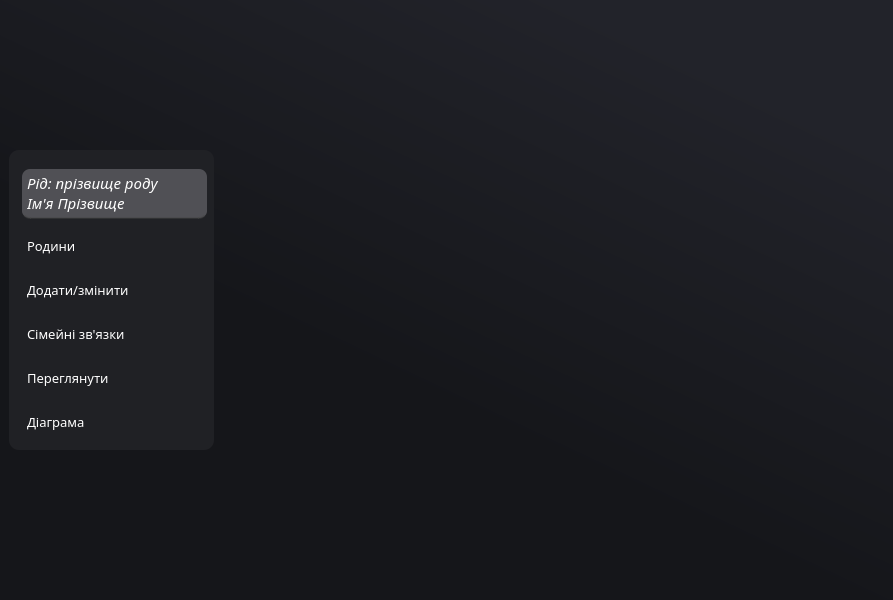
<?xml version="1.0" encoding="UTF-8"?>
<ui version="4.0">
 <class>MainWindow</class>
 <widget class="QMainWindow" name="MainWindow">
  <property name="geometry">
   <rect>
    <x>0</x>
    <y>0</y>
    <width>893</width>
    <height>600</height>
   </rect>
  </property>
  <property name="minimumSize">
   <size>
    <width>845</width>
    <height>600</height>
   </size>
  </property>
  <property name="windowTitle">
   <string>Family Tree</string>
  </property>
  <property name="windowIcon">
   <iconset>
    <normaloff>Icons/family_tree.png</normaloff>Icons/family_tree.png</iconset>
  </property>
  <property name="styleSheet">
   <string notr="true">QMainWindow {
	background-color: qlineargradient(spread:pad, x1:0, y1:1, x2:0.682, y2:0.0340909, stop:0.465909 rgba(21, 22, 26, 255), stop:1 rgba(34, 35, 42, 255));
}</string>
  </property>
  <widget class="QWidget" name="centralwidget">
   <layout class="QHBoxLayout" name="horizontalLayout">
    <item>
     <widget class="QGroupBox" name="verticalGroupBox">
      <property name="minimumSize">
       <size>
        <width>205</width>
        <height>300</height>
       </size>
      </property>
      <property name="maximumSize">
       <size>
        <width>0</width>
        <height>300</height>
       </size>
      </property>
      <property name="styleSheet">
       <string notr="true">QGroupBox {
	background-color: rgb(32, 33, 37);
	border-radius: 10px;
	border: none;
}</string>
      </property>
      <property name="title">
       <string/>
      </property>
      <property name="alignment">
       <set>Qt::AlignCenter</set>
      </property>
      <layout class="QVBoxLayout" name="verticalLayout" stretch="0,0,0,0,0,0">
       <property name="sizeConstraint">
        <enum>QLayout::SetDefaultConstraint</enum>
       </property>
       <property name="leftMargin">
        <number>10</number>
       </property>
       <property name="topMargin">
        <number>10</number>
       </property>
       <property name="rightMargin">
        <number>10</number>
       </property>
       <property name="bottomMargin">
        <number>5</number>
       </property>
       <item>
        <widget class="QPushButton" name="pushButton_1">
         <property name="enabled">
          <bool>true</bool>
         </property>
         <property name="minimumSize">
          <size>
           <width>185</width>
           <height>50</height>
          </size>
         </property>
         <property name="maximumSize">
          <size>
           <width>0</width>
           <height>50</height>
          </size>
         </property>
         <property name="font">
          <font>
           <family>Corbel</family>
           <pointsize>11</pointsize>
           <italic>true</italic>
          </font>
         </property>
         <property name="styleSheet">
          <string notr="true">QPushButton {
	text-align: left;
	background-color: rgb(80, 80, 85);
	border-bottom: 2px solid rgba(70, 70, 70, 110);
	border-radius: 8px;
	padding: 5px;
	color: white;
}

QPushButton:hover {
	background-color: #00c580;
	border: none;
	float: right;
	padding: 5px;
	border-bottom: 2px solid rgba(38, 127, 51, 130);
}

QPushButton:pressed {
	background-color: rgb(0, 136, 86);
}</string>
         </property>
         <property name="text">
          <string>Рід: прізвище роду
Ім'я Прізвище</string>
         </property>
         <property name="icon">
          <iconset>
           <normaloff>Icons/Avatar.ico</normaloff>Icons/Avatar.ico</iconset>
         </property>
         <property name="iconSize">
          <size>
           <width>35</width>
           <height>35</height>
          </size>
         </property>
        </widget>
       </item>
       <item>
        <widget class="QPushButton" name="pushButton_2">
         <property name="minimumSize">
          <size>
           <width>150</width>
           <height>35</height>
          </size>
         </property>
         <property name="font">
          <font>
           <family>Segoe Print</family>
           <pointsize>10</pointsize>
          </font>
         </property>
         <property name="styleSheet">
          <string notr="true">QPushButton {
	text-align: left;
	background-color: none;
	border-radius: 8px;
	padding: 5px;
	color: white;
}

QPushButton:hover {
	background-color: #00c580;
	border: none;
	float: right;
	padding: 5px;
	border-bottom: 2px solid rgb(38, 127, 51, 130);
}

QPushButton:pressed {
	background-color: rgb(0, 136, 86);
}</string>
         </property>
         <property name="text">
          <string>Родини</string>
         </property>
         <property name="icon">
          <iconset>
           <normaloff>Icons/Select.ico</normaloff>Icons/Select.ico</iconset>
         </property>
         <property name="iconSize">
          <size>
           <width>20</width>
           <height>20</height>
          </size>
         </property>
        </widget>
       </item>
       <item>
        <widget class="QPushButton" name="pushButton_3">
         <property name="minimumSize">
          <size>
           <width>150</width>
           <height>35</height>
          </size>
         </property>
         <property name="font">
          <font>
           <family>Segoe Print</family>
           <pointsize>10</pointsize>
          </font>
         </property>
         <property name="styleSheet">
          <string notr="true">QPushButton {
	text-align: left;
	background-color: none;
	border-radius: 8px;
	padding: 5px;
	color: white;
}

QPushButton:hover {
	background-color: #00c580;
	border: none;
	float: right;
	padding: 5px;
	border-bottom: 2px solid rgb(38, 127, 51, 130);
}

QPushButton:pressed {
	background-color: rgb(0, 136, 86);
}</string>
         </property>
         <property name="text">
          <string>Додати/змінити </string>
         </property>
         <property name="icon">
          <iconset>
           <normaloff>Icons/Edit.ico</normaloff>Icons/Edit.ico</iconset>
         </property>
         <property name="iconSize">
          <size>
           <width>20</width>
           <height>20</height>
          </size>
         </property>
        </widget>
       </item>
       <item>
        <widget class="QPushButton" name="pushButton_4">
         <property name="minimumSize">
          <size>
           <width>150</width>
           <height>35</height>
          </size>
         </property>
         <property name="font">
          <font>
           <family>Segoe Print</family>
           <pointsize>10</pointsize>
          </font>
         </property>
         <property name="styleSheet">
          <string notr="true">QPushButton {
	text-align: left;
	background-color: none;
	border-radius: 8px;
	padding: 5px;
	color: white;
}

QPushButton:hover {
	background-color: #00c580;
	border: none;
	float: right;
	padding: 5px;
	border-bottom: 2px solid rgb(38, 127, 51, 130);
}

QPushButton:pressed {
	background-color: rgb(0, 136, 86);
}</string>
         </property>
         <property name="text">
          <string>Сімейні зв'язки</string>
         </property>
         <property name="icon">
          <iconset>
           <normaloff>Icons/Family.ico</normaloff>Icons/Family.ico</iconset>
         </property>
         <property name="iconSize">
          <size>
           <width>20</width>
           <height>20</height>
          </size>
         </property>
        </widget>
       </item>
       <item>
        <widget class="QPushButton" name="pushButton_5">
         <property name="minimumSize">
          <size>
           <width>150</width>
           <height>35</height>
          </size>
         </property>
         <property name="font">
          <font>
           <family>Segoe Print</family>
           <pointsize>10</pointsize>
          </font>
         </property>
         <property name="styleSheet">
          <string notr="true">QPushButton {
	text-align: left;
	background-color: none;
	border-radius: 8px;
	padding: 5px;
	color: white;
}

QPushButton:hover {
	background-color: #00c580;
	border: none;
	float: right;
	padding: 5px;
	border-bottom: 2px solid rgb(38, 127, 51, 130);
}

QPushButton:pressed {
	background-color: rgb(0, 136, 86);
}</string>
         </property>
         <property name="text">
          <string>Переглянути </string>
         </property>
         <property name="icon">
          <iconset>
           <normaloff>Icons/Review.ico</normaloff>Icons/Review.ico</iconset>
         </property>
         <property name="iconSize">
          <size>
           <width>20</width>
           <height>20</height>
          </size>
         </property>
        </widget>
       </item>
       <item>
        <widget class="QPushButton" name="pushButton_6">
         <property name="minimumSize">
          <size>
           <width>150</width>
           <height>35</height>
          </size>
         </property>
         <property name="font">
          <font>
           <family>Segoe Print</family>
           <pointsize>10</pointsize>
          </font>
         </property>
         <property name="styleSheet">
          <string notr="true">QPushButton {
	text-align: left;
	background-color: none;
	border-radius: 8px;
	padding: 5px;
	color: white;
}

QPushButton:hover {
	background-color: #00c580;
	border: none;
	float: right;
	padding: 5px;
	border-bottom: 2px solid rgb(38, 127, 51, 130);
}

QPushButton:pressed {
	background-color: rgb(0, 136, 86);
}</string>
         </property>
         <property name="text">
          <string>Діаграма</string>
         </property>
         <property name="icon">
          <iconset>
           <normaloff>Icons/Generate.ico</normaloff>Icons/Generate.ico</iconset>
         </property>
         <property name="iconSize">
          <size>
           <width>20</width>
           <height>20</height>
          </size>
         </property>
        </widget>
       </item>
      </layout>
     </widget>
    </item>
    <item>
     <widget class="QLabel" name="label_logo">
      <property name="styleSheet">
       <string notr="true"/>
      </property>
      <property name="text">
       <string/>
      </property>
      <property name="pixmap">
       <pixmap>Icons/family_tree.png</pixmap>
      </property>
      <property name="alignment">
       <set>Qt::AlignCenter</set>
      </property>
     </widget>
    </item>
   </layout>
  </widget>
 </widget>
 <resources>
  <include location="Resource.qrc"/>
 </resources>
 <connections/>
</ui>
